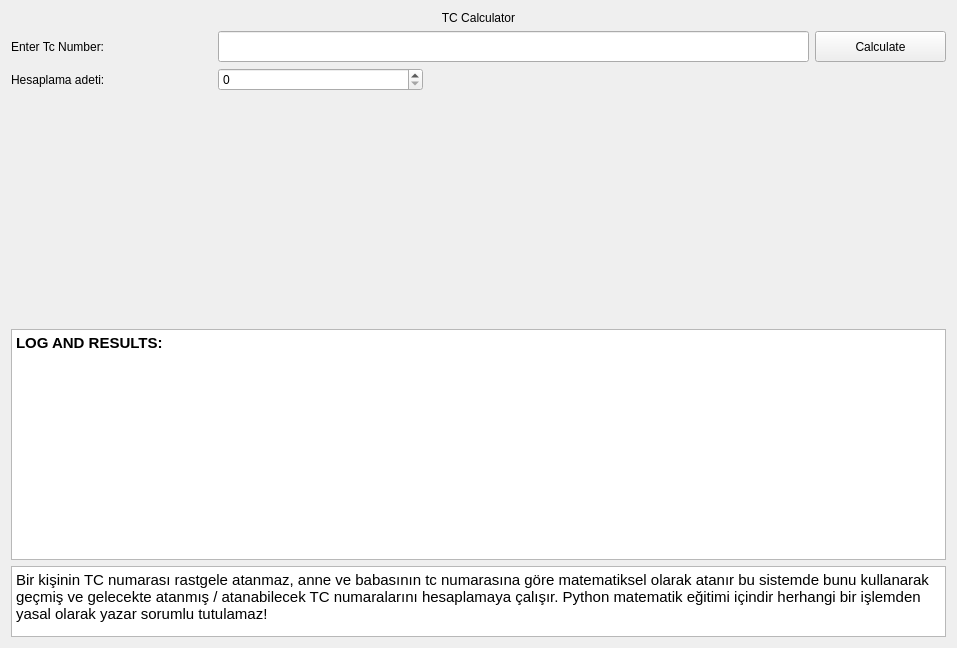
<?xml version="1.0" encoding="UTF-8"?>
<ui version="4.0">
 <class>TcNumberCalculator</class>
 <widget class="QWidget" name="TcNumberCalculator">
  <property name="geometry">
   <rect>
    <x>0</x>
    <y>0</y>
    <width>957</width>
    <height>648</height>
   </rect>
  </property>
  <property name="windowTitle">
   <string>Form</string>
  </property>
  <layout class="QGridLayout" name="gridLayout">
   <item row="3" column="0">
    <widget class="QLabel" name="label_3">
     <property name="styleSheet">
      <string notr="true">font: 11pt &quot;Hack&quot;;</string>
     </property>
     <property name="text">
      <string>Hesaplama adeti:</string>
     </property>
    </widget>
   </item>
   <item row="4" column="0">
    <spacer name="verticalSpacer">
     <property name="orientation">
      <enum>Qt::Vertical</enum>
     </property>
     <property name="sizeHint" stdset="0">
      <size>
       <width>20</width>
       <height>40</height>
      </size>
     </property>
    </spacer>
   </item>
   <item row="2" column="2">
    <widget class="QPushButton" name="pushButton_startCalculator">
     <property name="minimumSize">
      <size>
       <width>131</width>
       <height>31</height>
      </size>
     </property>
     <property name="maximumSize">
      <size>
       <width>131</width>
       <height>31</height>
      </size>
     </property>
     <property name="styleSheet">
      <string notr="true">font: 11pt &quot;Hack&quot;;</string>
     </property>
     <property name="text">
      <string>Calculate</string>
     </property>
    </widget>
   </item>
   <item row="6" column="0" colspan="3">
    <widget class="QTextBrowser" name="textBrowser_yasalBilgi">
     <property name="maximumSize">
      <size>
       <width>16777215</width>
       <height>71</height>
      </size>
     </property>
     <property name="styleSheet">
      <string notr="true">font: 11pt &quot;Hack&quot;;</string>
     </property>
     <property name="html">
      <string>&lt;!DOCTYPE HTML PUBLIC &quot;-//W3C//DTD HTML 4.0//EN&quot; &quot;http://www.w3.org/TR/REC-html40/strict.dtd&quot;&gt;
&lt;html&gt;&lt;head&gt;&lt;meta name=&quot;qrichtext&quot; content=&quot;1&quot; /&gt;&lt;style type=&quot;text/css&quot;&gt;
p, li { white-space: pre-wrap; }
&lt;/style&gt;&lt;/head&gt;&lt;body style=&quot; font-family:'Hack'; font-size:11pt; font-weight:400; font-style:normal;&quot;&gt;
&lt;p style=&quot; margin-top:0px; margin-bottom:0px; margin-left:0px; margin-right:0px; -qt-block-indent:0; text-indent:0px;&quot;&gt;&lt;span style=&quot; font-family:'Cantarell';&quot;&gt;Bir kişinin TC numarası rastgele atanmaz, anne ve babasının tc numarasına göre matematiksel olarak atanır bu sistemde bunu kullanarak geçmiş ve gelecekte atanmış / atanabilecek TC numaralarını hesaplamaya çalışır. Python matematik eğitimi içindir herhangi bir işlemden yasal olarak yazar sorumlu tutulamaz!&lt;/span&gt;&lt;/p&gt;&lt;/body&gt;&lt;/html&gt;</string>
     </property>
    </widget>
   </item>
   <item row="2" column="1">
    <widget class="QLineEdit" name="lineEdit_tcNumberInput">
     <property name="minimumSize">
      <size>
       <width>591</width>
       <height>31</height>
      </size>
     </property>
     <property name="maximumSize">
      <size>
       <width>591</width>
       <height>31</height>
      </size>
     </property>
    </widget>
   </item>
   <item row="5" column="0" colspan="3">
    <widget class="QTextBrowser" name="textBrowser_logConsole">
     <property name="html">
      <string>&lt;!DOCTYPE HTML PUBLIC &quot;-//W3C//DTD HTML 4.0//EN&quot; &quot;http://www.w3.org/TR/REC-html40/strict.dtd&quot;&gt;
&lt;html&gt;&lt;head&gt;&lt;meta name=&quot;qrichtext&quot; content=&quot;1&quot; /&gt;&lt;style type=&quot;text/css&quot;&gt;
p, li { white-space: pre-wrap; }
&lt;/style&gt;&lt;/head&gt;&lt;body style=&quot; font-family:'Cantarell'; font-size:11pt; font-weight:400; font-style:normal;&quot;&gt;
&lt;p style=&quot; margin-top:0px; margin-bottom:0px; margin-left:0px; margin-right:0px; -qt-block-indent:0; text-indent:0px;&quot;&gt;&lt;span style=&quot; font-weight:600;&quot;&gt;LOG AND RESULTS:&lt;/span&gt;&lt;/p&gt;&lt;/body&gt;&lt;/html&gt;</string>
     </property>
    </widget>
   </item>
   <item row="2" column="0">
    <widget class="QLabel" name="label_2">
     <property name="styleSheet">
      <string notr="true">font: 11pt &quot;Hack&quot;;</string>
     </property>
     <property name="text">
      <string>Enter Tc Number:</string>
     </property>
    </widget>
   </item>
   <item row="3" column="1">
    <widget class="QSpinBox" name="spinBox_numberOfCalculating">
     <property name="maximumSize">
      <size>
       <width>205</width>
       <height>27</height>
      </size>
     </property>
     <property name="displayIntegerBase">
      <number>10</number>
     </property>
    </widget>
   </item>
   <item row="0" column="0" colspan="3">
    <widget class="QLabel" name="label">
     <property name="styleSheet">
      <string notr="true">font: 11pt &quot;Hack&quot;;</string>
     </property>
     <property name="text">
      <string>&lt;html&gt;&lt;head/&gt;&lt;body&gt;&lt;p align=&quot;center&quot;&gt;TC Calculator&lt;/p&gt;&lt;/body&gt;&lt;/html&gt;</string>
     </property>
    </widget>
   </item>
  </layout>
 </widget>
 <resources/>
 <connections/>
</ui>
